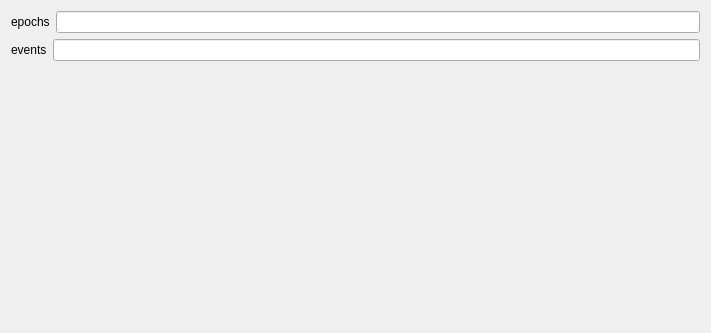
<?xml version="1.0" encoding="UTF-8"?>
<ui version="4.0">
 <class>AECConnectivitySettingsView</class>
 <widget class="QWidget" name="AECConnectivitySettingsView">
  <property name="styleSheet">
   <string notr="true">font: 12pt &quot;Roboto&quot;;</string>
  </property>
  <property name="geometry">
   <rect>
    <x>0</x>
    <y>0</y>
    <width>711</width>
    <height>333</height>
   </rect>
  </property>
  <property name="windowTitle">
   <string>Form</string>
  </property>
  <layout class="QVBoxLayout" name="verticalLayout">
   <item>
    <layout class="QHBoxLayout" name="epochs_horizontalLayout">
     <item>
      <widget class="QLabel" name="epochs_label">
       <property name="text">
        <string>epochs</string>
       </property>
      </widget>
     </item>
     <item>
      <widget class="QLineEdit" name="epochs_lineedit"/>
     </item>
    </layout>
   </item><item>
    <layout class="QHBoxLayout" name="events_horizontalLayout">
     <item>
      <widget class="QLabel" name="events_label">
       <property name="text">
        <string>events</string>
       </property>
      </widget>
     </item>
     <item>
      <widget class="QLineEdit" name="events_lineedit"/>
     </item>
    </layout>
   </item>
   <item>
    <spacer name="verticalSpacer">
     <property name="orientation">
      <enum>Qt::Vertical</enum>
     </property>
     <property name="sizeHint" stdset="0">
      <size>
       <width>20</width>
       <height>40</height>
      </size>
     </property>
    </spacer>
   </item>
  </layout>
 </widget>
 <resources>
  <include location="../../../../snooz-toolbox/src/main/python/ui/themes/themes.qrc"/>
 </resources>
 <connections/>
 </ui>
